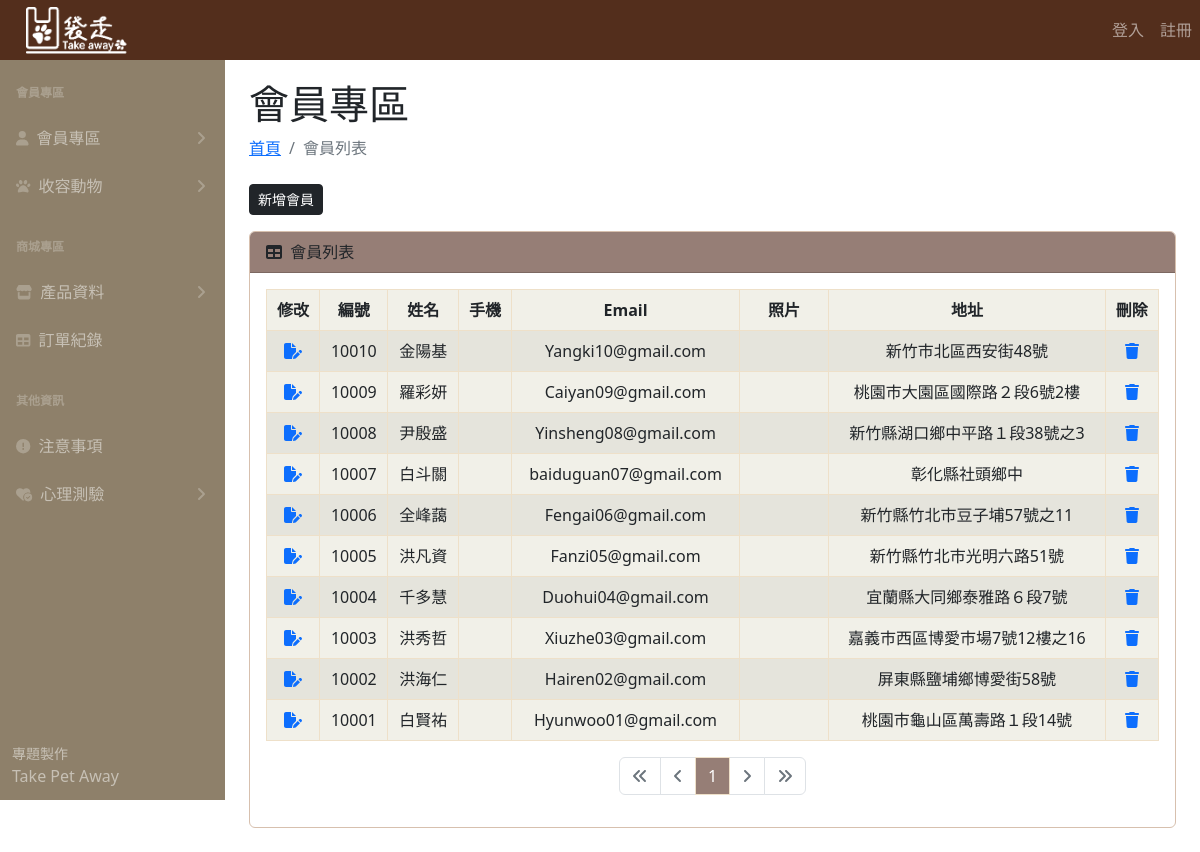
Screenshot of /user-login.php with the database file from the repository.
### tables this page shows
CREATE TABLE `user` (
  `user_id` int(11) NOT NULL,
  `name` varchar(255) NOT NULL,
  `password` varchar(255) DEFAULT NULL,
  `phone` varchar(255) DEFAULT NULL,
  `email` varchar(255) DEFAULT NULL,
  `pic` varchar(255) DEFAULT NULL,
  `address_detail` varchar(255) DEFAULT NULL,
  `status` varchar(255) DEFAULT NULL,
  `google_uid` varchar(255) DEFAULT NULL,
  `line_uid` varchar(255) DEFAULT NULL,
  `line_access_token` text DEFAULT NULL,
  `created_at` datetime NOT NULL,
  `updated_at` datetime NOT NULL
);

### user-login.php (the view, shortened to what this page needs)
<?php
require __DIR__ . '/parts/pdo-connect.php';
$page = isset($_GET['page']) ? intval($_GET['page']) : 1;
$perPage = 15;
$t_sql = "SELECT COUNT(1) FROM user";
$t_stmt = $pdo->query($t_sql);
$totalRows = $t_stmt->fetch(PDO::FETCH_NUM)[0];
$totalPages = ceil($totalRows / $perPage);
$rows = [];
if ($totalRows > 0) {
  $sql = sprintf("SELECT * FROM user ORDER BY user_id DESC LIMIT %s, %s", ($page - 1) * $perPage, $perPage);
  $rows = $pdo->query($sql)->fetchAll();
}
?>
<?php include __DIR__ . '/parts/1_head.php' ?>
<?php include __DIR__ . '/parts/2_nav.php' ?>
<?php include __DIR__ . '/parts/3_side_nav.php' ?>
<section>
  <div class="container-fluid px-4">
    <h1 class="mt-4">會員專區</h1>
    <ol class="breadcrumb mb-4">
      <li class="breadcrumb-item"><a href="index_.php">首頁</a></li>
      <li class="breadcrumb-item active">會員列表</li>
    </ol>
    <a href="user-add.php" class="btn btn-dark btn-sm float-right mb-3">新增會員</a>
    <div class="card mb-4">
      <div class="card-header">
        <i class="fas fa-table me-1"></i>
        會員列表
      </div>
      <div class="row">
        <div class="card-body col">
          <table class="table table-bordered table-striped">
            <thead>
              <tr>
                <th class="align-middle">修改</i></th>
                <th class="align-middle">編號</th>
                <th class="align-middle">姓名</th>
                <th class="align-middle">手機</th>
                <th class="align-middle">Email</th>
                <th style="width: 10%;" scope="col">照片</th>
                <th class="align-middle">地址</th>
                <th class="align-middle">刪除</i></th>
              </tr>
            </thead>
            <tbody>
              <?php foreach ($rows as $r) : ?>
                <tr class="align-middle">
                  <td class="align-middle">
                    <a href="user-edit.php?user_id=<?= $r['user_id'] ?>">
                      <i class="fa-solid fa-file-pen"></i>
                    </a>
                  </td>
                  <td class="align-middle"><?= $r['user_id'] ?></td>
                  <td class="align-middle"><?= $r['name'] ?></td>
                  <td class="align-middle"><?= $r['account'] ?></td>
                  <td class="align-middle"><?= $r['email'] ?></td>
                  <td class="align-middle"><img style="width: 100%;" src="uploads/<?= $r['pic'] ?>" alt=""> </td>
                  <td class="align-middle"><?= htmlentities($r['address_detail']) ?></td>
                  <td class="align-middle">
                    <a href="javascript: deleteOne(<?= $r['user_id'] ?>)">
                      <i class="fa-solid fa-trash"></i>
                    </a>
                  </td>
                </tr>
              <?php endforeach ?>
            </tbody>
          </table>
          <div class="row">
            <div class="col">
              <nav aria-label="Page navigation example">
                <ul class="pagination" style="justify-content: center;">
                  <li class="page-item <?= $page == 1 ? 'disabled' : '' ?>">
                    <a class="page-link" href="?page=1">
                      <i class="fa-solid fa-angles-left"></i>
                    </a>
                  </li>
                  <li class="page-item <?= $page == 1 ? 'disabled' : '' ?>">
                    <a class="page-link" href="?page=<?= $page - 1 ?>">
                      <i class="fa-solid fa-angle-left"></i>
                    </a>
                  </li>
                  <?php for ($i = $page - 5; $i <= $page + 5; $i++) : ?>
                    <?php if ($i >= 1 and $i <= $totalPages) : ?>
                      <li class="page-item <?= $i != $page ?: 'active' ?>">
                        <a class="page-link" href="?page=<?= $i ?>"><?= $i ?></a>
                      </li>
                    <?php endif ?>
                  <?php endfor ?>
                  <li class="page-item <?= $page == $totalPages ? 'disabled' : '' ?>">
                    <a class="page-link" href="?page=<?= $page + 1 ?>">
                      <i class="fa-solid fa-angle-right"></i>
                    </a>
                  </li>
                  <li class="page-item <?= $page == $totalPages ? 'disabled' : '' ?>">
                    <a class="page-link" href="?page=<?= $totalPages ?>">
                      <i class="fa-solid fa-angles-right"></i>
                    </a>
                  </li>
                </ul>
              </nav>
            </div>
          </div>
        </div>
      </div>
    </div>
  </div>
</section>
<?php include __DIR__ . '/parts/6_foot.php' ?>

### parts/1_head.php (shortened to what this page needs)
<!DOCTYPE html>
<html lang="en">
<head>
    <link href="css/styles.css" rel="stylesheet" />
    <link href="css/styles.css" rel="stylesheet" />
</head>
<body class="sb-nav-fixed">

### parts/2_nav.php (shortened to what this page needs)
<nav class=" sb-topnav navbar navbar-expand navbar-dark bg-dark" style="height: 60px;">
  <a class="navbar-brand ps-3" href="index_.php">
    <img src="logo.png" style="width:50%; margin-left:10px" class="mt-3 mb-2" alt="">
  </a>
  <div class="collapse navbar-collapse" id="navbarSupportedContent">
    <ul class="navbar-nav mb-2 mb-lg-0">
      <?php if (isset($_SESSION['user'])) : ?>
        <li class="nav-item">
          <a class="nav-link"><?= $_SESSION['user']['name'] ?></a>
        </li>
        <li class="nav-item">
          <a class="nav-link" href="logout.php">登出</a>
        </li>
      <?php else : ?>
        <li class="nav-item">
          <a class="nav-link" href="login.php">登入</a>
        </li>
        <li class="nav-item">
          <a class="nav-link" href="register.php">註冊</a>
        </li>
      <?php endif ?>
    </ul>
  </div>
</nav>

### parts/3_side_nav.php (shortened to what this page needs)
<div id="layoutSidenav">
  <div id="layoutSidenav_nav">
    <nav class="sb-sidenav accordion sb-sidenav-dark" id="sidenavAccordion">
      <div class="sb-sidenav-menu">
        <div class="nav">
          <div class="sb-sidenav-menu-heading">會員專區</div>
          <a class="nav-link collapsed" href="#" data-bs-toggle="collapse" data-bs-target="#collapsePagesUser" aria-expanded="false" aria-controls="collapsePagesUser" onclick="toggleCollapse('collapsePagesUser')">
            <div class="sb-nav-link-icon">
              <i class="fa-solid fa-user"></i>
            </div>
            會員專區
            <div class="sb-sidenav-collapse-arrow">
              <i class="fas fa-angle-down"></i>
            </div>
          </a>
          <a class="nav-link collapsed" href="#" data-bs-toggle="collapse" data-bs-target="#collapsePagesAnimal" aria-expanded="false" aria-controls="collapsePagesAnimal" onclick="toggleCollapse('collapsePagesAnimal')">
            <div class="sb-nav-link-icon">
              <i class="fa-solid fa-paw"></i>
            </div>
            收容動物
            <div class="sb-sidenav-collapse-arrow">
              <i class="fas fa-angle-down"></i>
            </div>
          </a>
          <div class="sb-sidenav-menu-heading">商城專區</div>
          <a class="nav-link collapsed" href="#" data-bs-toggle="collapse" data-bs-target="#collapsePagesShop" aria-expanded="false" aria-controls="collapsePagesShop" onclick="toggleCollapse('collapsePagesShop')">
            <div class="sb-nav-link-icon">
              <i class="fa-solid fa-store"></i>
            </div>
            產品資料
            <div class="sb-sidenav-collapse-arrow">
              <i class="fas fa-angle-down"></i>
            </div>
          </a>
          <a class="nav-link" href="order_history.php">
            <div class="sb-nav-link-icon"><i class="fas fa-table"></i></div>
            訂單紀錄
          </a>
          <div class="sb-sidenav-menu-heading">其他資訊</div>
          <a class="nav-link" href="faq_add.php">
            <div class="sb-nav-link-icon">
              <i class="fa-solid fa-circle-exclamation"></i>
            </div>
            注意事項
          </a>
          <a class="nav-link collapsed" href="#" data-bs-toggle="collapse" data-bs-target="#heartContentCollapse" aria-expanded="false" aria-controls="heartContentCollapse" onclick="toggleCollapse('heartContentCollapse')">
            <div class="sb-nav-link-icon">
              <i class="fa-solid fa-heart-circle-check"></i>
            </div>
            心理測驗
            <div class="sb-sidenav-collapse-arrow">
              <i class="fas fa-angle-down"></i>
            </div>
          </a>
        </div>
      </div>
      <div class="sb-sidenav-footer">
        <div class="small">專題製作</div>
        Take Pet Away
      </div>
    </nav>
  </div>
  <div id="layoutSidenav_content">

### parts/1_head.php (style rules this page uses)
:root { --bs-dark-rgb: 83, 46, 28; }
.sb-sidenav-dark { background-color: #8E806A; }
.sb-sidenav-dark .sb-sidenav-footer { background-color: #8E806A; }
.row { --bs-gutter-x: 0rem; }
.pagination, .datatable-pagination ul { --bs-pagination-active-border-color: #EEE0C9; --bs-pagination-active-bg: #967E76; --bs-link-color: #967E76; --bs-link-hover-color: #967E76; --bs-dark-rgb: #967E76; }

### user-login.php (style rules this page uses)
thead, tbody, tfoot, tr, td, th { border-color: #EEE0C9; }
.table> :not(caption)>*>*, .datatable-table> :not(caption)>*>* { background-color: #F1F0E8; }
.row .card-body .table-striped thead tr th { text-align: center; }
.row .card-body .table-striped tbody tr td { text-align: center; }
.card-header { background-color: #967E76; }
.card { border-color: #D7C0AE; }
.pagination, .datatable-pagination ul { --bs-pagination-active-border-color: #EEE0C9; --bs-pagination-active-bg: #967E76; --bs-link-color: #967E76; --bs-link-hover-color: #967E76; --bs-dark-rgb: #967E76; }
:root { --bs-dark-rgb: 83, 46, 28; }
.sb-sidenav-dark { background-color: #8E806A; }
.sb-sidenav-dark .sb-sidenav-footer { background-color: #8E806A; }
.row { --bs-gutter-x: 0rem; }

### rows the page displays
user: user_id "10010", name "金陽基", email "Yangki10@gmail.com", address_detail "新竹市北區西安街48號"
user: user_id "10009", name "羅彩妍", email "Caiyan09@gmail.com", address_detail "桃園市大園區國際路２段6號2樓"
user: user_id "10008", name "尹殷盛", email "Yinsheng08@gmail.com", address_detail "新竹縣湖口鄉中平路１段38號之3"
user: user_id "10007", name "白斗關", email "baiduguan07@gmail.com", address_detail "彰化縣社頭鄉中"
user: user_id "10006", name "全峰藹", email "Fengai06@gmail.com", address_detail "新竹縣竹北市豆子埔57號之11"
user: user_id "10005", name "洪凡資", email "Fanzi05@gmail.com", address_detail "新竹縣竹北市光明六路51號"
user: user_id "10004", name "千多慧", email "Duohui04@gmail.com", address_detail "宜蘭縣大同鄉泰雅路６段7號"
user: user_id "10003", name "洪秀哲", email "Xiuzhe03@gmail.com", address_detail "嘉義市西區博愛市場7號12樓之16"
user: user_id "10002", name "洪海仁", email "Hairen02@gmail.com", address_detail "屏東縣鹽埔鄉博愛街58號"
user: user_id "10001", name "白賢祐", email "Hyunwoo01@gmail.com", address_detail "桃園市龜山區萬壽路１段14號"
